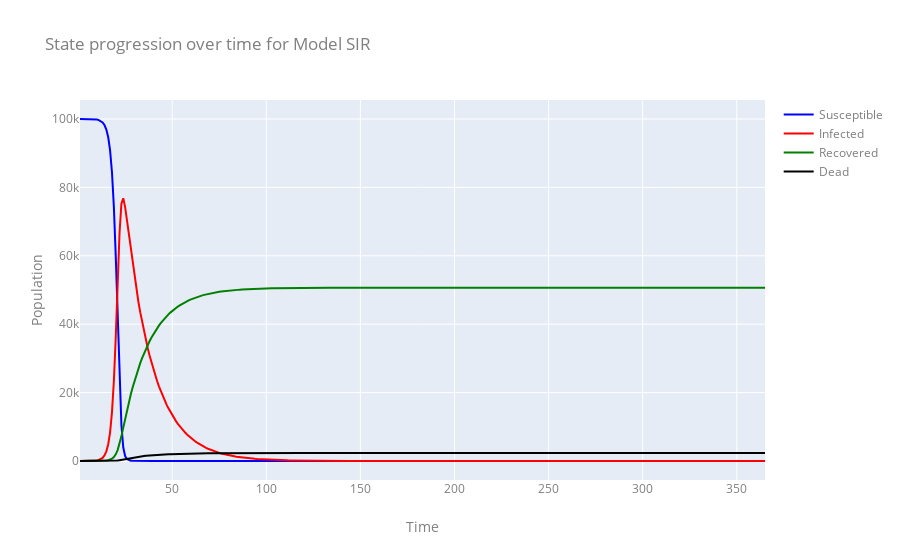

Write notebook code for a chart like this one.
### Markdown cell above
### Mulitple runs
The model can be run for multiple replications

### Code cell
sir = SIR(name="SIR",
            population=pop,
            init_s=prop_S,
            init_i=prop_I,
            init_r=prop_R,
            beta=b,
            mortality_duration=d_mort,
            mortality_rate=rate_mort,
            recovery_duration=d_rec)

# Specify number of runs in .run()
sir.run(T=365,runs=3)

# Specify which run to plot
plot_states(sir,type='line',run=2)

### Figure 1 — Plotly figure (JSON) as saved in the notebook; plotly's stock layout.template omitted (floating-point values rounded to 4 significant figures; data arrays with more than 128 entries replaced by an {"elided": "..."} marker saying what was removed)
{"data": [{"line": {"color": "blue", "width": 2}, "mode": "lines", "name": "Susceptible", "type": "scatter", "x": {"elided": "365 int values"}, "y": {"elided": "1096 int values"}}, {"line": {"color": "red", "width": 2}, "mode": "lines", "name": "Infected", "type": "scatter", "x": {"elided": "365 int values"}, "y": {"elided": "1096 int values"}}, {"line": {"color": "green", "width": 2}, "mode": "lines", "name": "Recovered", "type": "scatter", "x": {"elided": "365 int values"}, "y": {"elided": "1096 int values"}}, {"line": {"color": "black", "width": 2}, "mode": "lines", "name": "Dead", "type": "scatter", "x": {"elided": "365 int values"}, "y": {"elided": "1096 int values"}}], "layout": {"autosize": true, "font": {"color": "#7f7f7f", "size": 12}, "title": {"text": "State progression over time for Model SIR"}, "xaxis": {"autorange": true, "range": [1, 365], "title": {"text": "Time"}, "type": "linear"}, "yaxis": {"autorange": true, "range": [-5556.0, 105600.0], "title": {"text": "Population"}, "type": "linear"}}}
